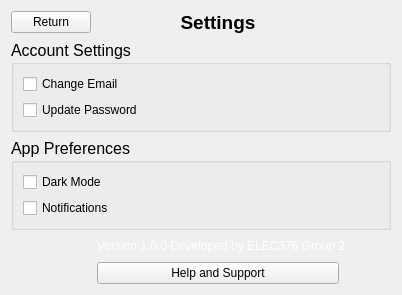
     <widget class="QWidget" name="settingPage">
      <layout class="QGridLayout" name="gridLayout_24">
       <item row="5" column="1">
        <widget class="QPushButton" name="helpButton">
         <property name="text">
          <string>Help and Support</string>
         </property>
        </widget>
       </item>
       <item row="4" column="0">
        <spacer name="horizontalSpacer_13">
         <property name="orientation">
          <enum>Qt::Orientation::Horizontal</enum>
         </property>
         <property name="sizeHint" stdset="0">
          <size>
           <width>40</width>
           <height>20</height>
          </size>
         </property>
        </spacer>
       </item>
       <item row="3" column="0" colspan="4">
        <widget class="QGroupBox" name="appPreference">
         <property name="font">
          <font>
           <pointsize>12</pointsize>
          </font>
         </property>
         <property name="styleSheet">
          <string notr="true"/>
         </property>
         <property name="title">
          <string>App Preferences</string>
         </property>
         <layout class="QGridLayout" name="gridLayout_31">
          <item row="0" column="0">
           <widget class="QCheckBox" name="darkMode">
            <property name="font">
             <font>
              <pointsize>9</pointsize>
             </font>
            </property>
            <property name="styleSheet">
             <string notr="true"/>
            </property>
            <property name="text">
             <string>Dark Mode</string>
            </property>
           </widget>
          </item>
          <item row="1" column="0">
           <widget class="QCheckBox" name="notification">
            <property name="font">
             <font>
              <pointsize>9</pointsize>
             </font>
            </property>
            <property name="styleSheet">
             <string notr="true"/>
            </property>
            <property name="text">
             <string>Notifications</string>
            </property>
           </widget>
          </item>
         </layout>
        </widget>
       </item>
       <item row="2" column="0" colspan="4">
        <widget class="QGroupBox" name="accSettings">
         <property name="font">
          <font>
           <pointsize>12</pointsize>
          </font>
         </property>
         <property name="styleSheet">
          <string notr="true"/>
         </property>
         <property name="title">
          <string>Account Settings</string>
         </property>
         <layout class="QGridLayout" name="gridLayout_26">
          <item row="1" column="0">
           <widget class="QCheckBox" name="emailChange">
            <property name="font">
             <font>
              <pointsize>9</pointsize>
             </font>
            </property>
            <property name="styleSheet">
             <string notr="true"/>
            </property>
            <property name="text">
             <string>Change Email</string>
            </property>
           </widget>
          </item>
          <item row="2" column="0">
           <widget class="QCheckBox" name="passwordUp">
            <property name="font">
             <font>
              <pointsize>9</pointsize>
             </font>
            </property>
            <property name="styleSheet">
             <string notr="true"/>
            </property>
            <property name="text">
             <string>Update Password</string>
            </property>
           </widget>
          </item>
         </layout>
        </widget>
       </item>
       <item row="4" column="1" colspan="2">
        <widget class="QLabel" name="version">
         <property name="maximumSize">
          <size>
           <width>16777215</width>
           <height>40</height>
          </size>
         </property>
         <property name="styleSheet">
          <string notr="true">color: white; /* Set the text color to white */
</string>
         </property>
         <property name="text">
          <string>Version 1.0.0 Developed by ELEC376 Group 2</string>
         </property>
        </widget>
       </item>
       <item row="4" column="3">
        <spacer name="horizontalSpacer_14">
         <property name="orientation">
          <enum>Qt::Orientation::Horizontal</enum>
         </property>
         <property name="sizeHint" stdset="0">
          <size>
           <width>40</width>
           <height>20</height>
          </size>
         </property>
        </spacer>
       </item>
       <item row="1" column="1">
        <widget class="QLabel" name="titleSetting">
         <property name="sizePolicy">
          <sizepolicy hsizetype="Expanding" vsizetype="Preferred">
           <horstretch>0</horstretch>
           <verstretch>0</verstretch>
          </sizepolicy>
         </property>
         <property name="font">
          <font>
           <pointsize>14</pointsize>
           <bold>true</bold>
          </font>
         </property>
         <property name="layoutDirection">
          <enum>Qt::LayoutDirection::LeftToRight</enum>
         </property>
         <property name="styleSheet">
          <string notr="true"/>
         </property>
         <property name="text">
          <string>Settings</string>
         </property>
         <property name="alignment">
          <set>Qt::AlignmentFlag::AlignCenter</set>
         </property>
        </widget>
       </item>
       <item row="1" column="0">
        <widget class="QPushButton" name="settingBackButton">
         <property name="text">
          <string>Return</string>
         </property>
        </widget>
       </item>
       <item row="1" column="3">
        <spacer name="horizontalSpacer_15">
         <property name="orientation">
          <enum>Qt::Orientation::Horizontal</enum>
         </property>
         <property name="sizeType">
          <enum>QSizePolicy::Policy::Minimum</enum>
         </property>
         <property name="sizeHint" stdset="0">
          <size>
           <width>40</width>
           <height>20</height>
          </size>
         </property>
        </spacer>
       </item>
      </layout>
     </widget>
